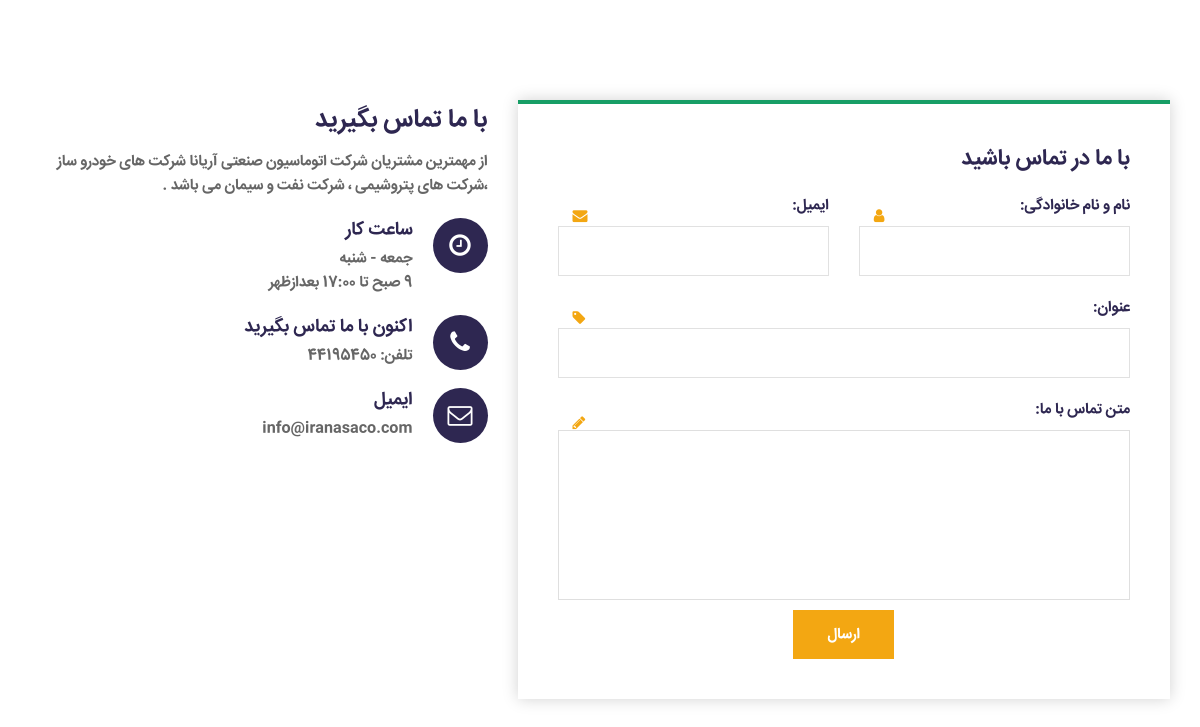
The page /contact-us/ on the database its author committed.
### site_module/models.py (models this page shows, shortened)
class SiteSetting(models.Model):
    site_name = models.CharField(max_length=200, verbose_name='نام سایت')
    site_url = models.CharField(max_length=200, verbose_name='دامنه سایت')
    address = models.CharField(max_length=200, verbose_name='آدرس')
    phone = models.CharField(max_length=200, null=True, blank=True, verbose_name='تلفن')
    fax = models.CharField(max_length=200, null=True, blank=True, verbose_name='فکس')
    email = models.CharField(max_length=200, null=True, blank=True, verbose_name='ایمیل')
    copy_right = models.TextField(verbose_name='متن کپی رایت سایت')
    about_us_text = models.TextField(verbose_name='متن درباره ما سایت')
    site_logo = models.ImageField(upload_to='images/site-setting/', verbose_name='لوگو سایت')
    is_main_setting = models.BooleanField(verbose_name='تنظیمات اصلی')
    class Meta:
        verbose_name = 'تنظیمات سایت'
        verbose_name_plural = 'تنظیمات'

### contact_module/views.py (the view)
# urls.py: path('', views.ContactUsView.as_view(), name='contact_us_page'),
class ContactUsView(CreateView):
    form_class = ContactUsModelForm
    template_name = 'contact_module/contact_us_page.html'
    success_url = '/contact-us/'
    def get_context_data(self, *args, **kwargs):
        context = super().get_context_data(*args, **kwargs)
        setting: SiteSetting = SiteSetting.objects.filter(is_main_setting=True).first()
        context['site_setting'] = setting
        return context

### contact_module/forms.py
class ContactUsModelForm(forms.ModelForm):
    class Meta:
        model = ContactUs
        fields = ['full_name', 'email', 'title', 'message']
        widgets = {
            'full_name': forms.TextInput(attrs={
                'class': 'form-control'
            }),
            'email': forms.TextInput(attrs={
                'class': 'form-control'
            }),
            'title': forms.TextInput(attrs={
                'class': 'form-control'
            }),
            'message': forms.Textarea(attrs={
                'class': 'form-control',
                'rows': 5,
                'id': 'message'
            })
        }
        labels = {
            'full_name': 'نام و نام خانوادگی',
            'email': 'ایمیل'
        }
        error_messages = {
            'full_name': {
                'required': 'نام و نام خانوادگی اجباری می باشد. لطفا وارد کنید'
            }
        }

### contact_module/templates/contact_module/contact_us_page.html (shortened to what this page needs)
{% extends 'shared/_layout.html' %}
{% block content %}
    <section class="contact-us section-space">
        <div class="container">
            <div class="row">
                <div class="col-lg-7 col-md-7 col-12">
                    <div class="contact-form-area m-top-30">
                        <h4>با ما در تماس باشید</h4>
                        <form class="form" method="post" action="{% url 'contact_us_page' %}">
                            <div class="row">
                                <div class="col-lg-6 col-md-6 col-12">
                                    <div class="form-group">
                                        <div class="icon"><i class="fa fa-user"></i></div>
                                        {{ form.full_name.label_tag }}
                                        {{ form.full_name }}
                                    </div>
                                </div>
                                <div class="col-lg-6 col-md-6 col-12">
                                    <div class="form-group">
                                        <div class="icon"><i class="fa fa-envelope"></i></div>
                                        {{ form.email.label_tag }}
                                        {{ form.email }}
                                    </div>
                                </div>
                                <div class=" col-12">
                                    <div class="form-group">
                                        <div class="icon"><i class="fa fa-tag"></i></div>
                                        {{ form.title.label_tag }}
                                        {{ form.title }}
                                    </div>
                                </div>
                                <div class="col-12">
                                    <div class="form-group textarea">
                                        <div class="icon"><i class="fa fa-pencil"></i></div>
                                        {{ form.message.label_tag }}
                                        {{ form.message }}
                                    </div>
                                </div>
                                <div class="col-12">
                                    <div class="form-group button">
                                        <button type="submit" class="bizwheel-btn theme-2">ارسال</button>
                                    </div>
                                </div>
                            </div>
                        </form>
                    </div>
                </div>
                <div class="col-lg-5 col-md-5 col-12">
                    <div class="contact-box-main m-top-30">
                        <div class="contact-title">
                            <h2>با ما تماس بگیرید</h2>
                            <p>{{site_setting.about_us_text}}</p>
                        </div>
                        <div class="single-contact-box">
                            <div class="c-icon"><i class="fa fa-clock-o"></i></div>
                            <div class="c-text">
                                <h4>ساعت کار</h4>
                                <p>جمعه - شنبه<br>9 صبح تا 17:00 بعدازظهر</p>
                            </div>
                        </div>
                        <div class="single-contact-box">
                            <div class="c-icon"><i class="fa fa-phone"></i></div>
                            <div class="c-text">
                                <h4>اکنون با ما تماس بگیرید</h4>
                                <p> تلفن:  {{ site_setting.fax }}  <br></p>
                            </div>
                        </div>
                        <div class="single-contact-box">
                            <div class="c-icon"><i class="fa fa-envelope-o"></i></div>
                            <div class="c-text">
                                <h4>ایمیل</h4>
                                <p>{{ site_setting.email }}</p>
                            </div>
                        </div>
                    </div>
                </div>
            </div>
        </div>
    </section>
{% endblock %}

### rows shown on the page
SiteSetting: about_us_text "از مهمترین مشتریان شرکت اتوماسیون صنعتی آریانا شرکت های خودرو ساز ،شرکت های پتروشیمی ، شرکت نفت و سیمان می باشد .", fax "44195450", email "info@iranasaco.com"
